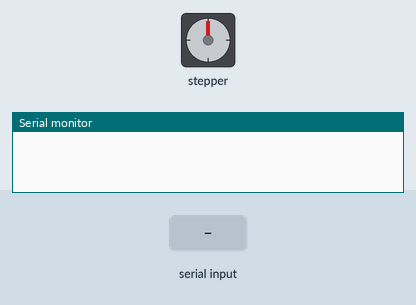
This sketch was run on a simulated Arduino Uno, built with avr-gcc and run on an emulated ATmega328P. Shown: stepper motor, the last lines printed to the serial monitor. The test bench sets the inputs (shaded band). Stepper angles assume 2048 steps per turn.

Above: at 1.2 s.
1.3 s: "1" received over Serial
At 2.06 s:
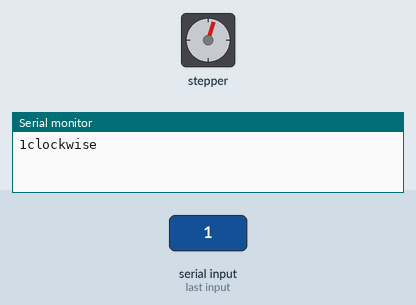
At 3.3 s:
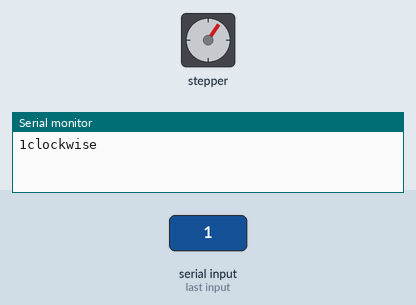
4.3 s: "3" received over Serial
At 7.4 s:
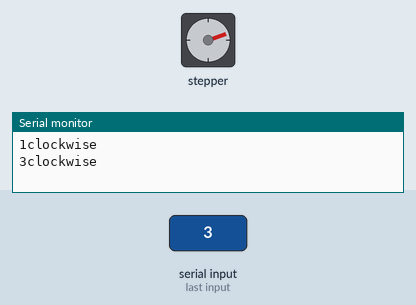
Timing chart, 0 to 11.3 s (numbered marks = the images above; inputs shaded):
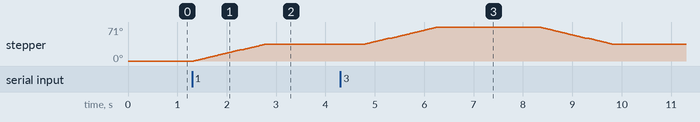

Measured:
- after the input at 1.3 s, stepper: turns 35° clockwise in 1.4 s, starting at once
- after the input at 4.3 s, stepper: turns 36° clockwise in 1.5 s, then 36° counter-clockwise in 1.5 s

The sketch:

d2_slideholder.ino
```cpp
const int stepsPerRevolution = 2048;
char serialData;

#include <Stepper.h>
// initialize the stepper library on pins 8 through 11:
Stepper myStepper(stepsPerRevolution, 8,10,9,11); //note the modified sequence

void setup() {
  // set the speed (needed to be reduced for the 28BYJ-48):
  myStepper.setSpeed(4);
  // initialize the serial port:
  Serial.begin(9600);
}


void loop() {
  if(Serial.available()>0){ //id data is available to read
     serialData = Serial.read();
     Serial.print(serialData);

        if(serialData == '1'){
            // step one revolution  in one direction:
            Serial.println("clockwise");
            myStepper.step(stepsPerRevolution/10);
            delay(2000);
            }

          if(serialData == '2'){
            // step one revolution in the other direction:
            Serial.println("counterclockwise");
            myStepper.step(-stepsPerRevolution/10);
              delay(2000);
            }

          if(serialData == '3'){
            Serial.println("clockwise");
            myStepper.step(stepsPerRevolution/10);
            delay(2000);

            Serial.println("counterclockwise");
            myStepper.step(-stepsPerRevolution/10);
            delay(2000);
        }

  }
}
```
